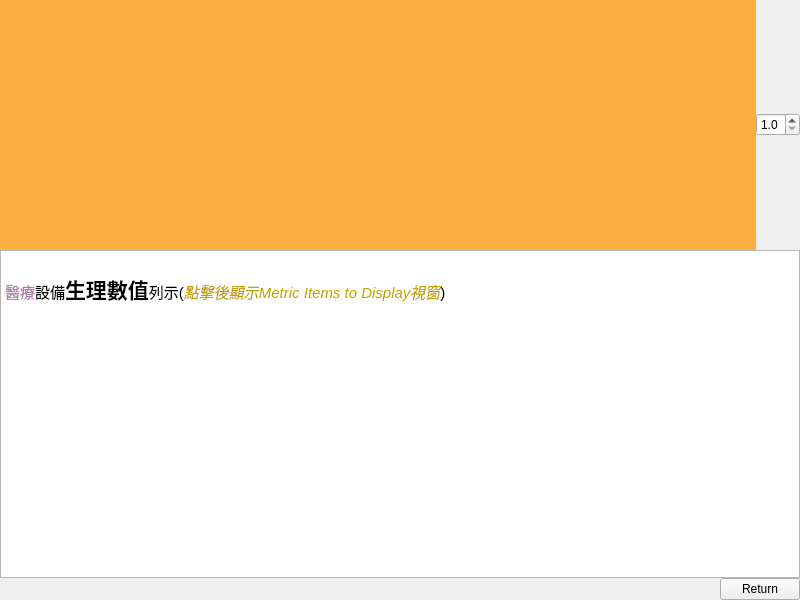
<?xml version="1.0" encoding="UTF-8"?>
<ui version="4.0">
 <class>ObservationsTab_history_Widget</class>
 <widget class="QWidget" name="ObservationsTab_history_Widget">
  <property name="geometry">
   <rect>
    <x>0</x>
    <y>0</y>
    <width>800</width>
    <height>600</height>
   </rect>
  </property>
  <property name="windowTitle">
   <string>Form</string>
  </property>
  <layout class="QHBoxLayout" name="horizontalLayout">
   <property name="spacing">
    <number>0</number>
   </property>
   <property name="leftMargin">
    <number>0</number>
   </property>
   <property name="topMargin">
    <number>0</number>
   </property>
   <property name="rightMargin">
    <number>0</number>
   </property>
   <property name="bottomMargin">
    <number>0</number>
   </property>
   <item>
    <layout class="QVBoxLayout" name="history_layout">
     <property name="spacing">
      <number>0</number>
     </property>
     <item>
      <layout class="QHBoxLayout" name="historywaveLayout">
       <property name="spacing">
        <number>0</number>
       </property>
       <item>
        <widget class="QWidget" name="historyWave_widget" native="true">
         <property name="sizePolicy">
          <sizepolicy hsizetype="Preferred" vsizetype="Fixed">
           <horstretch>0</horstretch>
           <verstretch>0</verstretch>
          </sizepolicy>
         </property>
         <property name="minimumSize">
          <size>
           <width>0</width>
           <height>250</height>
          </size>
         </property>
         <property name="styleSheet">
          <string notr="true">background-color: rgb(252, 175, 62);</string>
         </property>
        </widget>
       </item>
       <item>
        <widget class="QDoubleSpinBox" name="scale_spinBox">
         <property name="sizePolicy">
          <sizepolicy hsizetype="Fixed" vsizetype="Fixed">
           <horstretch>0</horstretch>
           <verstretch>0</verstretch>
          </sizepolicy>
         </property>
         <property name="focusPolicy">
          <enum>Qt::NoFocus</enum>
         </property>
         <property name="decimals">
          <number>1</number>
         </property>
         <property name="minimum">
          <double>1.000000000000000</double>
         </property>
         <property name="maximum">
          <double>2.000000000000000</double>
         </property>
         <property name="singleStep">
          <double>0.500000000000000</double>
         </property>
        </widget>
       </item>
      </layout>
     </item>
     <item>
      <widget class="QTextEdit" name="realtimeDataDisplay_textEdit">
       <property name="readOnly">
        <bool>true</bool>
       </property>
       <property name="html">
        <string>&lt;!DOCTYPE HTML PUBLIC &quot;-//W3C//DTD HTML 4.0//EN&quot; &quot;http://www.w3.org/TR/REC-html40/strict.dtd&quot;&gt;
&lt;html&gt;&lt;head&gt;&lt;meta name=&quot;qrichtext&quot; content=&quot;1&quot; /&gt;&lt;meta charset=&quot;utf-8&quot; /&gt;&lt;style type=&quot;text/css&quot;&gt;
p, li { white-space: pre-wrap; }
hr { height: 1px; border-width: 0; }
&lt;/style&gt;&lt;/head&gt;&lt;body style=&quot; font-family:'Ubuntu'; font-size:11pt; font-weight:400; font-style:normal;&quot;&gt;
&lt;p style=&quot; margin-top:0px; margin-bottom:0px; margin-left:0px; margin-right:0px; -qt-block-indent:0; text-indent:0px;&quot;&gt; &lt;/p&gt;
&lt;p style=&quot; margin-top:0px; margin-bottom:0px; margin-left:0px; margin-right:0px; -qt-block-indent:0; text-indent:0px;&quot;&gt;&lt;span style=&quot; color:#ad7fa8;&quot;&gt;醫療&lt;/span&gt;設備&lt;span style=&quot; font-size:16pt; font-weight:700;&quot;&gt;生理數值&lt;/span&gt;列示(&lt;span style=&quot; font-style:italic; color:#c4a000;&quot;&gt;點擊後顯示Metric Items to Display視窗&lt;/span&gt;)&lt;/p&gt;&lt;/body&gt;&lt;/html&gt;</string>
       </property>
      </widget>
     </item>
     <item>
      <layout class="QHBoxLayout" name="bottomLayout">
       <property name="spacing">
        <number>0</number>
       </property>
       <item>
        <spacer name="horizontalSpacer">
         <property name="orientation">
          <enum>Qt::Horizontal</enum>
         </property>
         <property name="sizeType">
          <enum>QSizePolicy::Expanding</enum>
         </property>
         <property name="sizeHint" stdset="0">
          <size>
           <width>40</width>
           <height>10</height>
          </size>
         </property>
        </spacer>
       </item>
       <item>
        <widget class="QPushButton" name="return_pushButton">
         <property name="sizePolicy">
          <sizepolicy hsizetype="Fixed" vsizetype="Fixed">
           <horstretch>0</horstretch>
           <verstretch>0</verstretch>
          </sizepolicy>
         </property>
         <property name="text">
          <string>Return</string>
         </property>
        </widget>
       </item>
      </layout>
     </item>
    </layout>
   </item>
  </layout>
 </widget>
 <resources/>
 <connections/>
</ui>
